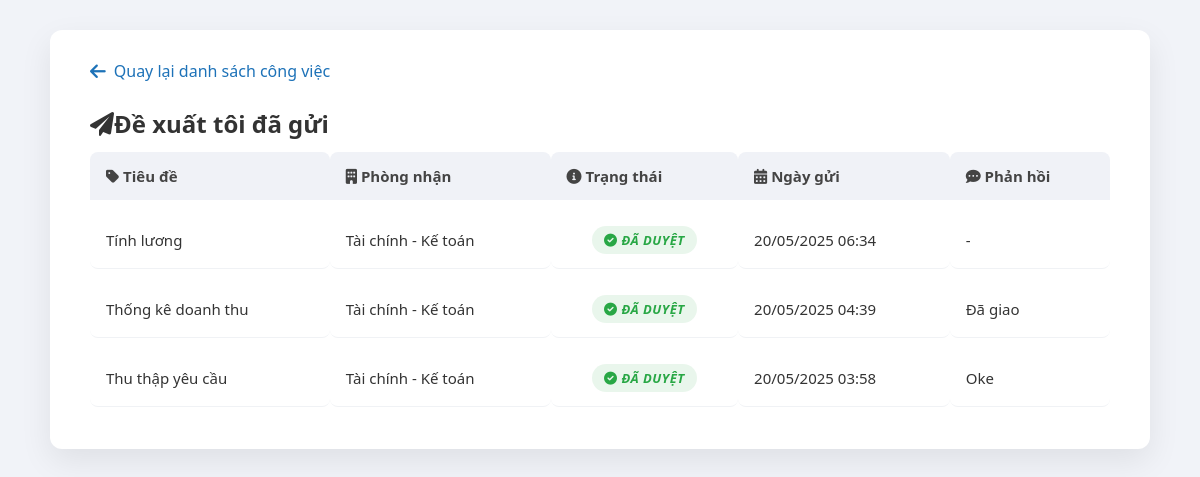
The app's page /task/proposal/my/ (signed in) with its own data.
### mxh/models.py (models this page shows, shortened)
class TaskProposal(models.Model):
    STATUS_CHOICES = [
        ('pending', 'Chờ duyệt'),
        ('approved', 'Đã duyệt'),
        ('rejected', 'Từ chối')
    ]
    proposer = models.ForeignKey(User, on_delete=models.CASCADE, related_name='proposals_made')
    to_department = models.ForeignKey(Department, on_delete=models.CASCADE, related_name='proposals_received')
    title = models.CharField(max_length=255)
    description = models.TextField()
    document = models.FileField(upload_to='proposal_documents/', null=True, blank=True)
    image = models.ImageField(upload_to='proposal_images/', null=True, blank=True)
    status = models.CharField(max_length=10, choices=STATUS_CHOICES, default='pending')
    feedback = models.TextField(null=True, blank=True)
    created_at = models.DateTimeField(auto_now_add=True)
    reviewed_at = models.DateTimeField(null=True, blank=True)
    reviewed_by = models.ForeignKey(User, on_delete=models.SET_NULL, null=True, blank=True, related_name='proposals_reviewed')

class Department(models.Model):
    name = models.CharField(max_length=255)
    manager = models.ForeignKey(
        settings.AUTH_USER_MODEL,
        on_delete=models.CASCADE,
        related_name='departments_managed'
    )

### mxh/views.py (the view)
# urls.py: path('task/proposal/my/', my_proposals, name='proposal_list'),
@login_required
def my_proposals(request):
    proposals = TaskProposal.objects.filter(proposer=request.user).order_by('-created_at')
    return render(request, 'mxh/task/proposal/my_proposals.html', {'proposals': proposals})

### mxh/context_processors.py (called while the page is built)
def get_unread_count(user, notification_type=None):
    qs = UserNotification.objects.filter(user=user, is_read=False)
    if notification_type:
        qs = qs.filter(notification__type=notification_type)
    return qs.count()

def unread_notification_counts(request):
    if request.user.is_authenticated:
        return {
            'personal_unread_count': get_unread_count(request.user, 'personal'),
            'company_unread_count': get_unread_count(request.user, 'company')
        }
    return {}

### mxh/templates/mxh/task/proposal/my_proposals.html (shortened to what this page needs)
<!DOCTYPE html>
{% load static %}
<html lang="en">
<head>
    <link rel="stylesheet" href="https://cdnjs.cloudflare.com/ajax/libs/font-awesome/6.0.0-beta3/css/all.min.css">
    <link rel="stylesheet" href="{% static 'mxh/styles/proposals.css' %}">
</head>
<body>
     <div class="container">
        <a href="{% url 'task_view' %}" class="back-btn">
            <i class="fas fa-arrow-left"></i> Quay lại danh sách công việc
        </a>
          <h2 class="mb-4"><i class="fas fa-paper-plane"></i>Đề xuất tôi đã gửi</h2>
    <div class="shadow-sm">
        <table class="custom-table">
            <thead>
                <tr>
                    <th><i class="fas fa-tag"></i> Tiêu đề</th>
                    <th><i class="fas fa-building"></i> Phòng nhận</th>
                    <th><i class="fas fa-info-circle"></i> Trạng thái</th>
                    <th><i class="fas fa-calendar-alt"></i> Ngày gửi</th>
                    <th><i class="fas fa-comment-dots"></i> Phản hồi</th>
                </tr>
            </thead>
            <tbody>
    {% for p in proposals %}
    <tr>
        <td>{{ p.title }}</td>
        <td>{{ p.to_department.name }}</td>
        <td class="text-center">
            {% if p.status == 'pending' %}
                <span class="badge badge-warning"><i class="fas fa-hourglass-half"></i> Chờ duyệt</span>
            {% elif p.status == 'approved' %}
                <span class="badge badge-success"><i class="fas fa-check-circle"></i> Đã duyệt</span>
            {% elif p.status == 'rejected' %}
                <span class="badge badge-danger"><i class="fas fa-times-circle"></i> Từ chối</span>
            {% endif %}
        </td>
        <td>{{ p.created_at|date:"d/m/Y H:i" }}</td>
        <td>{{ p.feedback|default:"-" }}</td>
    </tr>
    {% empty %}
    <tr>
        <td colspan="5" class="text-center text-muted"><i class="fas fa-inbox"></i> Chưa có đề xuất nào.</td>
    </tr>
    {% endfor %}
</tbody>
        </table>
    </div>
</div>
</body>
</html>

### mxh/static/mxh/styles/proposals.css (style rules this page uses)
* { box-sizing: border-box; margin: 0; padding: 0; }
body { font-family: 'Segoe UI', Roboto, sans-serif; background-color: #f1f3f8; color: #333; padding: 30px; }
.container { max-width: 1100px; margin: 0 auto; background: #ffffff; border-radius: 12px; padding: 30px 40px; box-shadow: 0 12px 32px rgba(0, 0, 0, 0.08); animation: fadeIn 0.5s ease; }
.back-btn { display: inline-flex; align-items: center; color: #1d72b8; font-size: 16px; text-decoration: none; margin-bottom: 25px; transition: color 0.3s ease; }
.back-btn i { margin-right: 8px; font-size: 18px; }
.custom-table { width: 100%; border-collapse: separate; border-spacing: 0 12px; }
.custom-table th { background-color: #f0f2f7; color: #444; text-align: left; padding: 14px 16px; font-weight: 600; font-size: 15px; border-radius: 8px 8px 0 0; }
.custom-table td { background-color: #fff; padding: 14px 16px; font-size: 15px; border-bottom: 1px solid #f0f2f5; border-radius: 0 0 8px 8px; vertical-align: middle; transition: background-color 0.2s ease; }
.badge { display: inline-block; padding: 5px 12px; font-size: 13px; border-radius: 20px; font-weight: 600; text-transform: uppercase; letter-spacing: 0.5px; }
.badge-success { background-color: #28a7451a; color: #28a745; }
.text-center { text-align: center; font-style: italic; color: #999; padding: 20px; }

### records on screen
TaskProposal: title "Tính lương", to_department.name "Tài chính - Kế toán", status "approved" (drawn), created_at "20/05/2025 06:34", feedback "-"
TaskProposal: title "Thống kê doanh thu", to_department.name "Tài chính - Kế toán", status "approved" (drawn), created_at "20/05/2025 04:39", feedback "Đã giao"
TaskProposal: title "Thu thập yêu cầu", to_department.name "Tài chính - Kế toán", status "approved" (drawn), created_at "20/05/2025 03:58", feedback "Oke"
